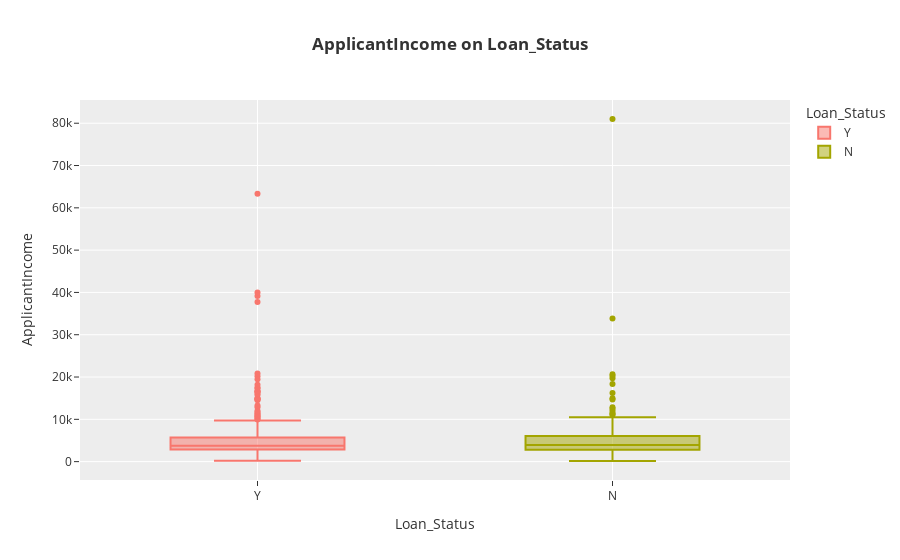

Source (notebook cell):
### Markdown cell above
Visualize the value range of the `ApplicantIncome` column

### Code cell
px.box(df_clean,x='Loan_Status',y='ApplicantIncome',
       color='Loan_Status',template='ggplot2',
       labels={'Loan_Status':'Loan_Status',
               'ApplicantIncome':'ApplicantIncome'},
       title="<b>ApplicantIncome on Loan_Status")

### Figure 1 — Plotly figure (JSON) as saved in the notebook; plotly's stock layout.template omitted (floating-point values rounded to 4 significant figures; data arrays with more than 128 entries replaced by an {"elided": "..."} marker saying what was removed)
{"data": [{"alignmentgroup": "True", "hovertemplate": "Loan_Status=%{x}<br>ApplicantIncome=%{y}<extra></extra>", "legendgroup": "Y", "marker": {"color": "#F8766D"}, "name": "Y", "notched": false, "offsetgroup": "Y", "orientation": "v", "showlegend": true, "type": "box", "x": {"elided": "405 str values"}, "x0": " ", "xaxis": "x", "y": {"elided": "405 int values"}, "y0": " ", "yaxis": "y"}, {"alignmentgroup": "True", "hovertemplate": "Loan_Status=%{x}<br>ApplicantIncome=%{y}<extra></extra>", "legendgroup": "N", "marker": {"color": "#A3A500"}, "name": "N", "notched": false, "offsetgroup": "N", "orientation": "v", "showlegend": true, "type": "box", "x": {"elided": "181 str values"}, "x0": " ", "xaxis": "x", "y": {"elided": "181 int values"}, "y0": " ", "yaxis": "y"}], "layout": {"boxmode": "overlay", "legend": {"title": {"text": "Loan_Status"}, "tracegroupgap": 0}, "title": {"text": "<b>ApplicantIncome on Loan_Status"}, "xaxis": {"anchor": "y", "categoryarray": ["Y", "N"], "categoryorder": "array", "domain": [0, 1], "title": {"text": "Loan_Status"}}, "yaxis": {"anchor": "x", "domain": [0, 1], "title": {"text": "ApplicantIncome"}}}}
